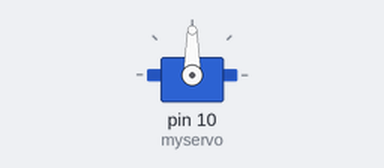
Simulated run of this sketch. Board: Arduino Uno, built with avr-gcc and run on an emulated ATmega328P. On the bench: servo.

Above: at 0.1 s.
At 19.06 s:
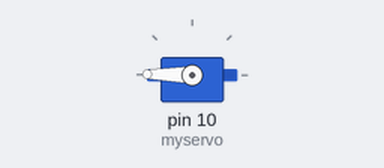
Timing chart, 0 to 40.0 s (numbered marks = the images above):
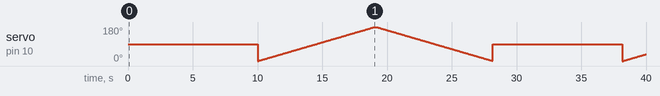

The sketch:

servoTest.ino
```cpp
#include <Servo.h>

Servo myservo;  // Crea un Objeto servo
int pos;    // Variable de la posicion del servo

void setup()
{
  myservo.attach(10);  // Selecionamos el pin 2 como el pin de control para els ervo
}

void loop()
{

  myservo.write(90);              // tell servo to go to position in variable 'pos'

  delay(10000);


  for(pos = 0; pos < 180; pos += 1)  // goes from 0 degrees to 180 degrees
  {                                  // in steps of 1 degree
    myservo.write(pos);              // tell servo to go to position in variable 'pos'
    delay(50);                       // waits 15ms for the servo to reach the position
  }

  delay(150);

  for(pos = 180; pos>=1; pos-=1)     // goes from 180 degrees to 0 degrees
  {
    myservo.write(pos);              // tell servo to go to position in variable 'pos'
    delay(50);                       // waits 15ms for the servo to reach the position
  }

//
// delay(150);
//
// myservo.write(20);
// delay(2000);
//
// myservo.write(30);
// delay(2000);
//
// myservo.write(50);
// delay(2000);
//
//
// myservo.write(100);
// delay(2000);
//
//
// myservo.write(70);
// delay(2000);


}
```
